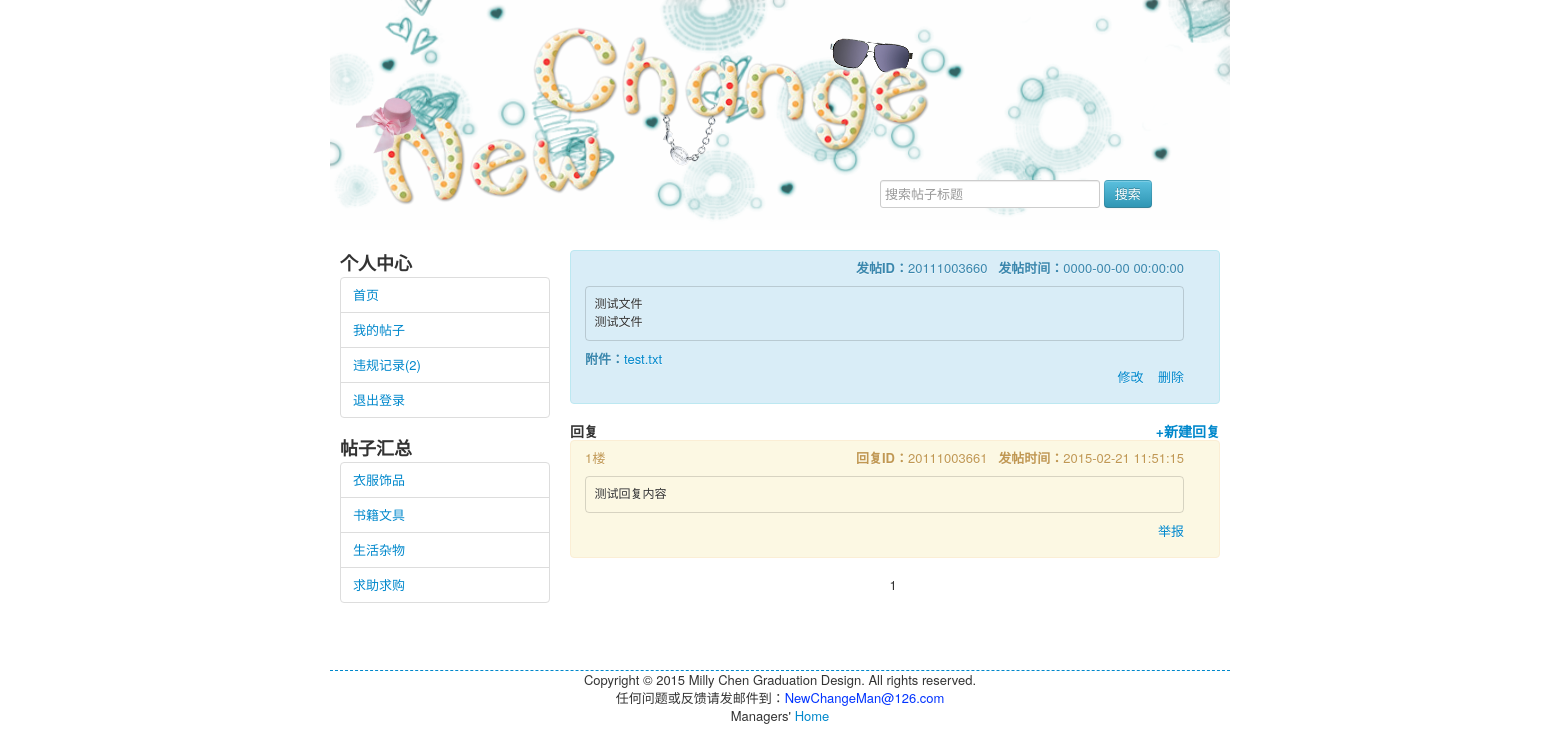
Page /others/item_detail.php?item_id=14 (signed in) on the committed database.
### tables this page shows
CREATE TABLE IF NOT EXISTS `user` (
  `user_id` varchar(30) NOT NULL,
  `password` varchar(20) NOT NULL,
  `user_type` char(2) NOT NULL COMMENT '0管理员，1普通用户',
  `alarm` int(2) NOT NULL DEFAULT '0' COMMENT '满3次禁言',
  `status` char(2) NOT NULL COMMENT '0代表正常，1代表不显示',
  PRIMARY KEY (`user_id`)
);

CREATE TABLE IF NOT EXISTS `type` (
  `type` bigint(20) NOT NULL AUTO_INCREMENT,
  `name` varchar(20) NOT NULL,
  PRIMARY KEY (`type`)
);

CREATE TABLE IF NOT EXISTS `item` (
  `item_id` bigint(100) NOT NULL AUTO_INCREMENT,
  `type` bigint(20) NOT NULL,
  `title` text NOT NULL,
  `content` text NOT NULL,
  `attachment` text COMMENT '默认为null，有path则取path',
  `author` varchar(30) NOT NULL,
  `time` datetime NOT NULL COMMENT '发帖时间',
  `last_modify` datetime NOT NULL,
  `status` char(2) NOT NULL DEFAULT '0' COMMENT '0代表正常，1代表不显示',
  PRIMARY KEY (`item_id`),
  KEY `author` (`author`),
  KEY `type` (`type`)
);

CREATE TABLE IF NOT EXISTS `reply` (
  `reply_id` bigint(100) NOT NULL AUTO_INCREMENT,
  `item_id` bigint(100) NOT NULL,
  `replier` varchar(30) NOT NULL,
  `content` text NOT NULL,
  `time` datetime NOT NULL,
  `status` char(2) NOT NULL DEFAULT '0',
  PRIMARY KEY (`reply_id`),
  KEY `item_id` (`item_id`),
  KEY `replier` (`replier`)
);

### others/item_detail.php (the view, shortened to what this page needs)
<!DOCTYPE html PUBLIC "-//W3C//DTD XHTML 1.0 Transitional//EN" "http://www.w3.org/TR/xhtml1/DTD/xhtml1-transitional.dtd">
<html xmlns="http://www.w3.org/1999/xhtml">
<head>
</head>
<body>
<?php
include("header.php");
?>
<div id="middle">
<?php include("middle_left.php"); ?>
<div id="middle_right">
<?php
$item_id=$_GET['item_id'];
$res=mysql_query("select * from item where item_id=".$item_id);
$list=mysql_fetch_array($res);
?>
    <div class="alert alert-info">
    <p align="right">
	<?php echo "<strong>发帖ID：</strong>".$list["author"].
	"&nbsp;&nbsp;&nbsp;<strong>发帖时间：</strong>".$list["time"]; ?></p>
    <pre class="pre_style1"><?php echo $list["content"]; ?></pre>
    <?php
	if($list["attachment"]!=null){
	?>
    <strong>附件：</strong><a href="<?php echo $list["attachment"]; ?>"><?php echo basename($list["attachment"]);  ?></a>
    <?php } ?>
    <p align="right">
	<?php
	if($list["author"]==$_SESSION['user_id']){
	?>
    <a href="item_modify.php?item_id=<?php echo $item_id; ?>">修改</a>&nbsp;&nbsp;&nbsp;
    <a onclick="delete_item(<?php echo $item_id; ?>)">删除</a>
    <?php
	}else{ ?>
    <a data-toggle="modal" href="#itemalarm_Modal">举报</a>
    <?php } ?>
    </p>
    </div>
    <h4>回复
    <span style="float:right;"><a data-toggle="modal" href="#replyadd_Modal" >+新建回复</a></span>
    </h4>
<?php
$perNumber=10;
$page=$_GET['page'];
$count=mysql_query("select count(*) from reply where status='0' and item_id=".$item_id);
$rs=mysql_fetch_array($count);
$totalNumber=$rs[0];
if (!isset($page)) {
 $page=1;
}
$startCount=($page-1)*$perNumber;
$reply_num=1;
$result=mysql_query("select * from reply where status='0' and item_id=".$item_id." limit $startCount,$perNumber");
while ($row=mysql_fetch_array($result)) {
 ?>
 <div class="alert">
    <p align="right"><span style="float:left;"><?php echo $startCount+$reply_num;$reply_num=$reply_num+1; ?>楼</span>
	<?php echo "<strong>回复ID：</strong>".$row["replier"].
	"&nbsp;&nbsp;&nbsp;<strong>发帖时间：</strong>".$row["time"]; ?></p>
    <pre class="pre_style1"><?php echo $row["content"]; ?>
    </pre>
    <p align="right">
	<?php
	if($row["replier"]==$_SESSION['user_id']){
	?>
    <a onclick="delete_reply(<?php echo $row['reply_id'];?>)">删除</a>
    <?php
	}else{ ?>
    <a data-toggle="modal" href="#replyalarm_Modal<?php echo $row['reply_id']; ?>">举报</a>
    <?php } ?>
    </p>
    </div>
    <p align="center">
 <?php
}
?>
<?php if($totalNumber!=0) echo $page."&nbsp;"; ?>
  </p>
</div>
</div>
<?php include("footer.php"); ?>
</body>
</html>

### others/middle_left.php (shortened to what this page needs)
<!DOCTYPE html PUBLIC "-//W3C//DTD XHTML 1.0 Transitional//EN" "http://www.w3.org/TR/xhtml1/DTD/xhtml1-transitional.dtd">
<html xmlns="http://www.w3.org/1999/xhtml">
<head>
</head>
<body>
<div id="middle_left">
<?php
if(isset($_SESSION['user_id'])){
?>
<h3>个人中心</h3>
<ul class="nav nav-tabs nav-stacked">
<li><a href="../index.php">首页</a></li>
<li>
<a href="myitem.php">我的帖子</a>
</li>
<li>
<?php
$alarm_rs=mysql_query("select * from user where user_id=".$_SESSION['user_id']);
$alarm_row=mysql_fetch_array($alarm_rs)
?>
<a href="myalarm.php">违规记录(<?php echo $alarm_row["alarm"]; ?>)</a>
</li>
<li>
<a href="../deal/log off.php">退出登录</a>
</li>
</ul>
<h3>帖子汇总</h3>
<ul class="nav nav-tabs nav-stacked">
<?php
$type_rs=mysql_query("select * from type");
while($type_row=mysql_fetch_array($type_rs))
{?>
    <li><a href="typeselect.php?type=<?php echo $type_row['type']; ?>"><?php echo $type_row["name"]; ?></a></li>
<?php
}
?>
</ul>
<?php
}
?>
</div>
</body>
</html>

### style/style.css (style rules this page uses)
* { margin:0px; padding:0px; }
#middle { width:880px; margin:0 auto; padding:20px 10px; min-height:400px; }
#middle_left { width:210px; float:left; }
#middle_right { width:650px; float:right; }
.pre_style1 { white-space: pre-wrap; word-wrap: break-word; background:none; }

### rows in the picture
user: alarm "2"
type: name "衣服饰品"
type: name "书籍文具"
type: name "生活杂物"
type: name "求助求购"
item: author "20111003660", time "0000-00-00 00:00:00", content "测试文件 测试文件", attachment "test.txt"
reply: replier "20111003661", time "2015-02-21 11:51:15", content "测试回复内容"

### other values in the picture
$page "1"
